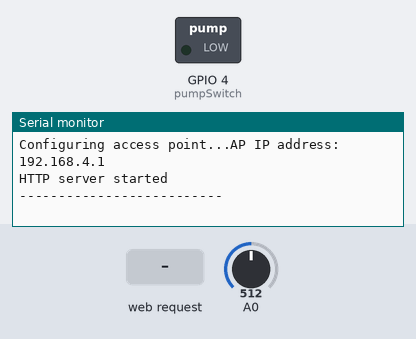
Recording of a sketch running on a simulated ESP8266 (NodeMCU). On the bench: switched loads named in the sketch (green lamp = pin HIGH), the last lines printed to the serial monitor. Inputs (shaded band) come from the test bench; at power-on: A0 = 512. Pins used as bus, display or sensor lines are not drawn.

Above: at 2.2 s.
2.3 s: HTTP request GET / received
At 4.3 s:
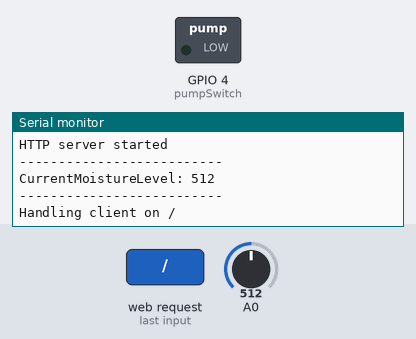
5.0 s: HTTP request GET /data received
At 7.2 s:
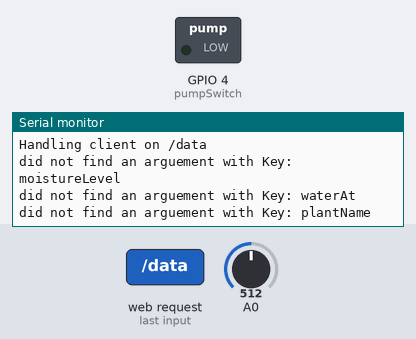
7.5 s: HTTP request GET /data?waterTime=1 received
At 8.81 s:
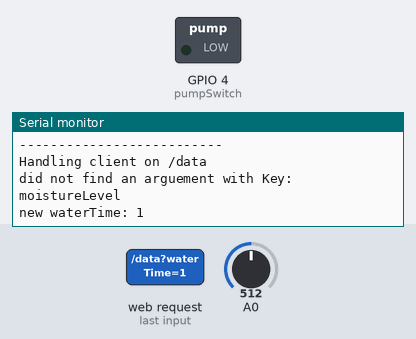

The sketch:

NODEMCU_HOTSPOT.ino
```cpp
#include <ESP8266WiFi.h>

#include <WiFiClient.h>

#include <ESP8266WebServer.h>

const char *ssid = "test";

// External Variables
String minMoistureLevel= "500";
String waterTime= "5000";
String plantName= "initial setup";

// Internal Variables
int currMoistureLevel= 0;
int currWaterLevel= 1;
bool lowWater= false;
bool doWater= false;

// Pin Assignment
// Arduino -> NodeMCU
int sensorSwitch= 5; // Grey h/s dupont jumper
int pumpSwitch= 4;   // White/White s/s h/h dupont jumper

// Water Sensor
int wSensorInput= 12; // Yellow s/s dupont jumper

// Moisture Sensor
int mSensorPower= 14; // Purple s/s dupont jumper
// no declaration for input, as there is only one analog input.

ESP8266WebServer server(80);

void handleRoot() {
  Serial.println("Handling client on /");
String temp= "{\"plantName\": \"" + plantName + "\"}";
server.send(200, "application/json", temp);

}
// server calls
void handleData(){
  Serial.println("Handling client on /data");
  if(server.hasArg("minMoistureLevel")){
    minMoistureLevel = server.arg("minMoistureLevel");
    Serial.println("new moistureLevel: " + minMoistureLevel);
  } else {
    Serial.println("did not find an arguement with Key: moistureLevel");
  };
  if(server.hasArg("waterTime")){
    waterTime = server.arg("waterTime");
    Serial.println("new waterTime: " + waterTime);
  } else {
    Serial.println("did not find an arguement with Key: waterAt");
  };
  if(server.hasArg("plantName")){
    plantName= server.arg("plantName");
    Serial.println("new plantName: " + plantName);
  } else {
    Serial.println("did not find an arguement with Key: plantName");
  };

  //server.send(200, "text/html", "<h1>"+minMoistureLevel+"</h1><h2>"+waterTime+"</h2><h2>"+plantName+"</h2>");
  server.send(200, "application/json", "{\"moisture\": \""+minMoistureLevel+"\", \"water\": \""+waterTime+"\", \"plantName\": \""+plantName+"\"}");
}

void sendWarning(){
  server.send(500, "text/html", "<h1>The water level is below minimum, please refill the water tank!!!</h1>");
}

// setup and main loop
void setup() {

delay(1000);

Serial.begin(9600);

Serial.println();

Serial.print("Configuring access point...");
WiFi.softAPConfig(IPAddress(192,168,4,1),IPAddress(192,168,4,1),IPAddress(255,255,255,0));
WiFi.softAP(ssid);

IPAddress myIP = WiFi.softAPIP();

Serial.print("AP IP address: ");

Serial.println(myIP);

server.on("/", handleRoot);

server.on("/data",handleData);

server.begin();

printMsg("HTTP server started");

// Pin Setup
pinMode(sensorSwitch, OUTPUT);
pinMode(pumpSwitch, OUTPUT);

pinMode(wSensorInput, INPUT);

pinMode(mSensorPower, OUTPUT);
}

void loop() {

server.handleClient();

//Read Moisutre and determine wheter the moisture level is acceptable or not
  readMoisture();
  shouldWater();
  if(doWater){ // If the moisture level is low enough, check for waterLevel
    readWaterLevel();
    if(!lowWater){
      waterPlant();
    } else if(lowWater){
      lowWaterWarn();
    };
  };
}

// utility methods
void readMoisture(){
  digitalWrite(mSensorPower, HIGH); // power on
  delay(2000); // delay 2second to let sensor warm up
  analogRead(0); // dummy read to discard potential fluke at initial reading
  currMoistureLevel= analogRead(0); // read and set moisture level
  delay(500);
  digitalWrite(mSensorPower, LOW); // power off
  String temp= "CurrentMoistureLevel: " + String(currMoistureLevel);
  printMsg(temp);
}

void readWaterLevel(){
  digitalWrite(sensorSwitch, HIGH); // Tell arduino to turn water sensor on
  delay(500); // delay to make sure water sensor has time to turn on
  digitalRead(wSensorInput); // dummy read to discard potential fluke at initial reading
  currWaterLevel= digitalRead(wSensorInput);
  delay(500);
  digitalWrite(sensorSwitch, LOW); // Tell arduino to turn water sensor off
  if(currWaterLevel == 1){
    lowWater= false;
  } else {
    lowWater= true;
  }
  Serial.println(currWaterLevel);
}

// serves no actual purpose, think about removing this in future
void lowWaterWarn(){
  if(lowWater){
    sendWarning();
  };
}

void shouldWater(){
  if(currMoistureLevel <= minMoistureLevel.toInt()){ // minMoistureLevel aquired from external program!
    doWater= true;
  } else {
    doWater= false;
  };
}

void waterPlant(){
  Serial.println("Starting Water Function");
  digitalWrite(pumpSwitch, HIGH); // Tell arduino to turn water pump on
  delay(2000); // give pump time to start up
  delay(waterTime.toInt()); // Water for x amount of time recieved from external source
  digitalWrite(pumpSwitch, LOW); // Tell arduino to turn water pump off
  Serial.println("Stopping Water Function");
}

void printMsg(String msg){
  Serial.println(msg);
  Serial.println("--------------------------");
}
```

Measured:
- after the input at 2.3 s, the serial monitor: prints a new line after 1.2 s (image 1)
- after the input at 5.0 s, the serial monitor: prints a new line after 1.1 s (image 2)
- after the input at 7.5 s, the serial monitor: prints a new line after 1.3 s (image 3)
